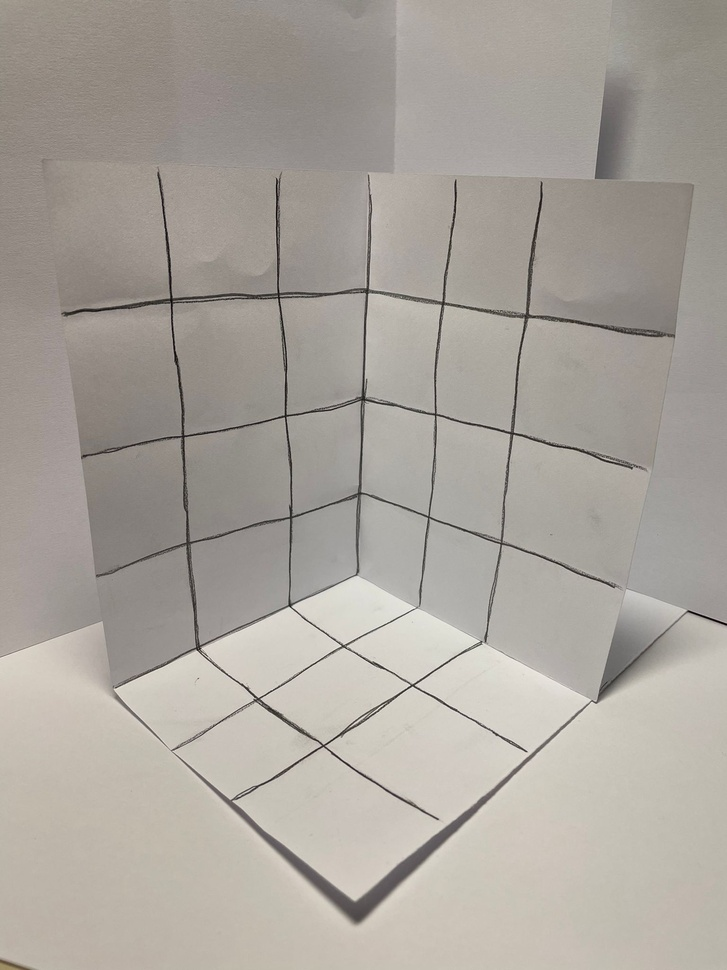
%> input picture EE417_Lab6_Yigit_Catak/cal.jpg, 727 x 970 px, shrunk from 1536 x 2048 before the run
$ octave Postlab6.m   (GNU Octave 9; MATLAB toolbox functions it lacks are replaced by stand-ins)
%> lines starting %> are read from the running program, lines starting %| are printed output that depends on the picture
close all; clc;

img = rgb2gray(imread("cal.jpg"));
%> img: size 970x727 uint8; min 1, max 245, mean 164.9
edged = edge(img,"canny",0.075);
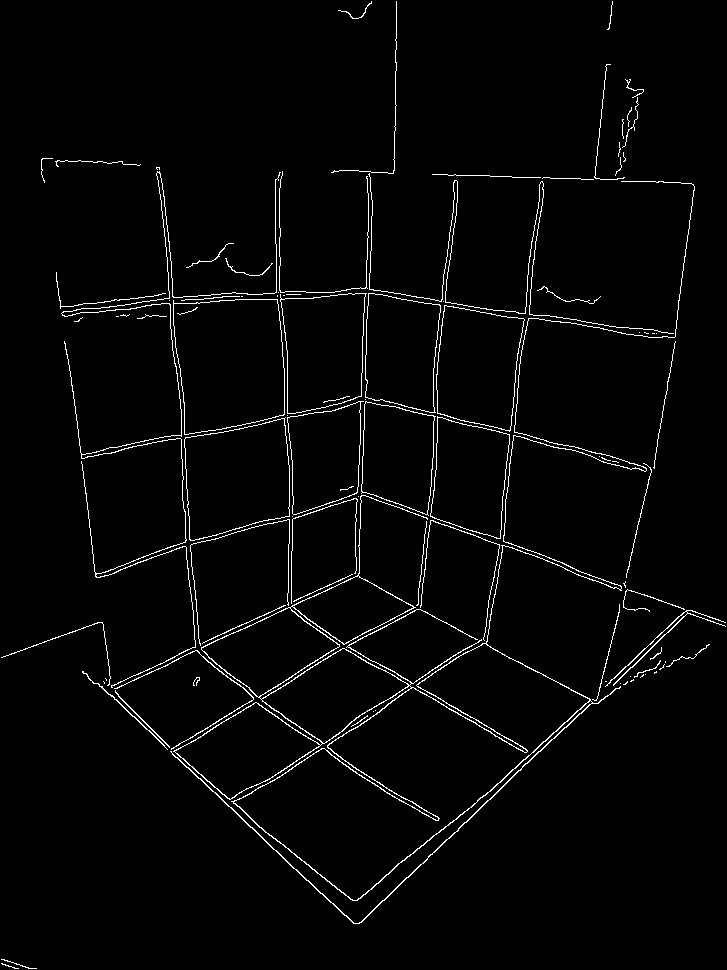
%> edged: size 970x727 logical; 2.4% white in thin lines or dots
figure
imshow(edged)

[H,T,R] = hough(edged);
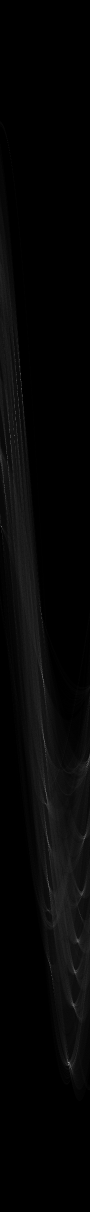
%> H: size 2423x180 double (shown at 1/2 size); min 0, max 296, mean 6.9; drawn with min black and max white
%> T = 180 values from -90 to 89; R = 2423 values from -1211 to 1211
P  = houghpeaks(H,30);
%> P = 18 rows, first 12: [2126 137; 778 44; 1590 93; 1884 156; 1054 3; 871 29; 1764 97; 1677 169; 1355 86; 860 20; 2134 142; 827 31]
lines = houghlines(edged,T,R,P,'FillGap',80,'MinLength',90);
%> lines = 19 lines; longest, point1 to point2 (x, y): (159, 168) to (214, 792), (78, 428) to (597, 704), (277, 180) to (298, 765), (352, 770) to (370, 279), (706, 616) to (341, 912), (290, 473) to (726, 623)

 figure
imshow(imadjust(rescale(H)),'XData',T,'YData',R,'InitialMagnification','fit');
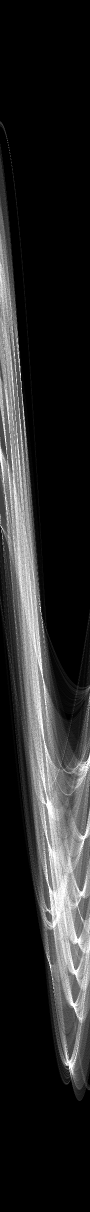
%> displayed picture: size 2423x180, on the screen's scale of 0 to 255 (shown at 1/2 size); min 0, max 255, mean 40.1
title('Hough transform of the image with found peaks');
xlabel('\theta'), ylabel('\rho');
axis on, axis normal, hold on;
plot(T(P(:,2)),R(P(:,1)),'s','color','red');
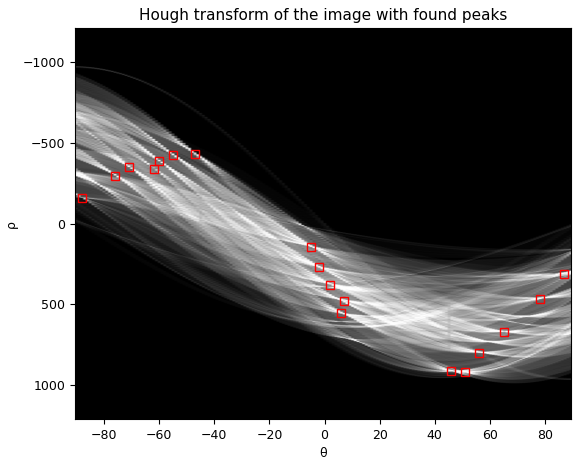
%> figure redrawn from the program's plot data

figure
subplot(121)
imshow(img), hold on
title('Lines found in the image')
for k = 1:length(lines)
   xy = [lines(k).point1; lines(k).point2];
   plot(xy(:,1),xy(:,2),'LineWidth',2,'Color','green');

   % Plot beginnings and ends of lines
   plot(xy(1,1),xy(1,2),'x','LineWidth',2,'Color','yellow');
   plot(xy(2,1),xy(2,2),'x','LineWidth',2,'Color','red');
end
%> this loop made 19 passes
%> xy on passes 1 to 12: [679 617; 362 923], [84 672; 355 924], [352 770; 370 279], [506 507; 108 693], [335 171; 681 183], [78 428; 597 704], [488 645; 523 319], [434 384; 85 459], [159 168; 214 792], [290 473; 726 623], [706 616; 341 912], [282 608; 537 755]
subplot(122)
imshow(img), hold on
title('Lines found in the image')
for k = 1:length(lines)
   xy = [lines(k).point1; lines(k).point2];
   plot(xy(:,1),xy(:,2),'LineWidth',2,'Color','green');

   % Plot beginnings and ends of lines
   plot(xy(1,1),xy(1,2),'x','LineWidth',2,'Color','yellow');
   plot(xy(2,1),xy(2,2),'x','LineWidth',2,'Color','red');
end
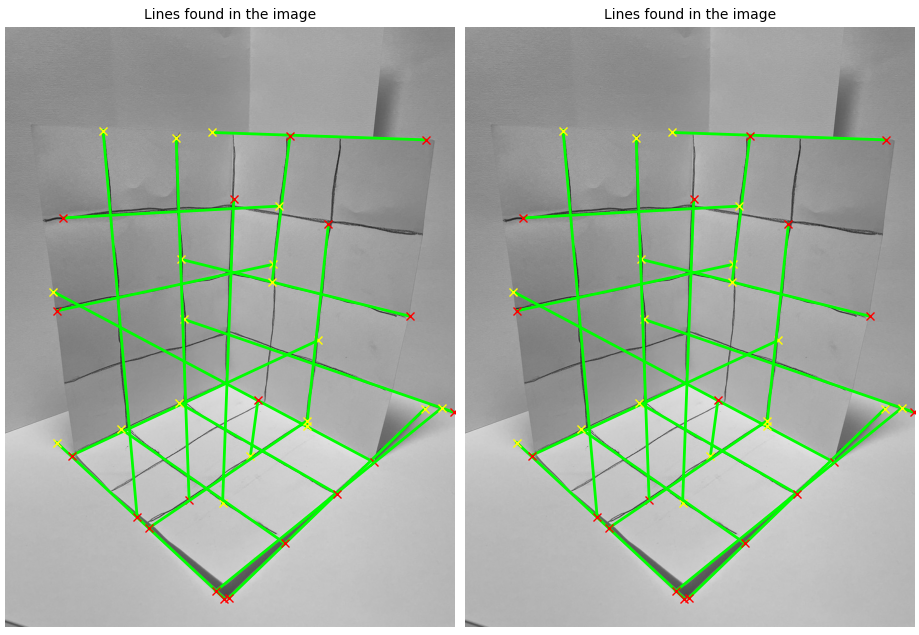
%> figure redrawn from the program's plot data, 2 panels
